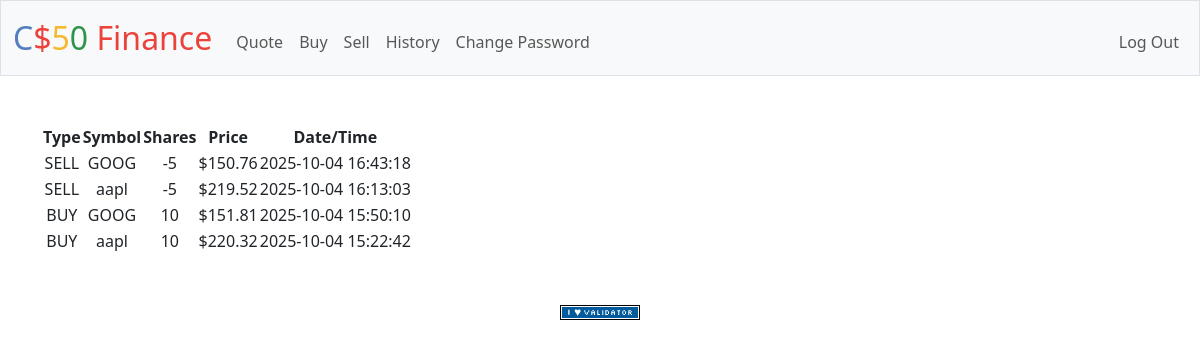
Screenshot of /history (signed in) with the database file from the repository.
### tables this page shows
CREATE TABLE transactions (
    id INTEGER PRIMARY KEY AUTOINCREMENT,
    user_id INTEGER,
    symbol TEXT,
    shares INTEGER,
    price NUMERIC,
    total_price NUMERIC,
    date_time DATETIME,
    FOREIGN KEY (user_id) REFERENCES users(id)
);

### app.py (the view)
@app.route("/history")
@login_required
def history():
    user_id = session["user_id"]
    transactions = db.execute(
        "SELECT symbol, shares, price, date_time FROM transactions WHERE user_id = ? ORDER BY date_time DESC",
        user_id
    )
    history_data = []
    for tx in transactions:
        history_data.append({
            "symbol": tx["symbol"],
            "shares": tx["shares"],
            "price": tx["price"],
            "date_time": tx["date_time"],
            "type": "BUY" if tx["shares"] > 0 else "SELL"
        })
    return render_template("history.html", transactions=history_data)

### app.py (called while the page is built)
@app.after_request
def after_request(response):
    response.headers["Cache-Control"] = "no-cache, no-store, must-revalidate"
    response.headers["Expires"] = 0
    response.headers["Pragma"] = "no-cache"
    return response

### helpers.py (called while the page is built)
def login_required(f):
    @wraps(f)
    def decorated_function(*args, **kwargs):
        if session.get("user_id") is None:
            return redirect("/login")
        return f(*args, **kwargs)
    return decorated_function

def usd(value):
    return f"${value:,.2f}"

### templates/history.html (shortened to what this page needs)
{% extends "layout.html" %}
{% block main %}
    <table>
        <thead>
            <tr>
                <th>Type</th>
                <th>Symbol</th>
                <th>Shares</th>
                <th>Price</th>
                <th>Date/Time</th>
            </tr>
        </thead>
        <tbody>
            {% for tx in transactions %}
            <tr>
                <td>{{ tx.type }}</td>
                <td>{{ tx.symbol }}</td>
                <td>{{ tx.shares }}</td>
                <td>{{ tx.price | usd }}</td>
                <td>{{ tx.date_time }}</td>
            </tr>
            {% endfor %}
        </tbody>
    </table>
{% endblock %}

### templates/layout.html (shortened to what this page needs)
<!DOCTYPE html>
<html lang="en">
    <head>
        <link href="https://cdn.jsdelivr.net/npm/bootstrap@5.3.3/dist/css/bootstrap.min.css" rel="stylesheet">
        <link href="/static/styles.css" rel="stylesheet">
    </head>
    <body>
        <nav class="bg-light border navbar navbar-expand-md navbar-light">
            <div class="container-fluid">
                <a class="navbar-brand" href="/"><span class="blue">C</span><span class="red">$</span><span class="yellow">5</span><span class="green">0</span> <span class="red">Finance</span></a>
                <div class="collapse navbar-collapse" id="navbar">
                    {% if session["user_id"] %}
                        <ul class="navbar-nav me-auto mt-2">
                            <li class="nav-item"><a class="nav-link" href="/quote">Quote</a></li>
                            <li class="nav-item"><a class="nav-link" href="/buy">Buy</a></li>
                            <li class="nav-item"><a class="nav-link" href="/sell">Sell</a></li>
                            <li class="nav-item"><a class="nav-link" href="/history">History</a></li>
                            <li class="nav-item"><a class="nav-link" href="/changepassword">Change Password</a></li>
                        </ul>
                        <ul class="navbar-nav ms-auto mt-2">
                            <li class="nav-item"><a class="nav-link" href="/logout">Log Out</a></li>
                        </ul>
                    {% else %}
                        <ul class="navbar-nav ms-auto mt-2">
                            <li class="nav-item"><a class="nav-link" href="/register">Register</a></li>
                            <li class="nav-item"><a class="nav-link" href="/login">Log In</a></li>
                        </ul>
                    {% endif %}
                </div>
            </div>
        </nav>
        <main class="container py-5 text-center">
            {% block main %}{% endblock %}
        </main>
        <footer class="mb-5">
            <form action="https://validator.w3.org/check" class="text-center" enctype="multipart/form-data" method="post" target="_blank">
                <input alt="Validate" src="/static/I_heart_validator.png" type="image">
            </form>
        </footer>
    </body>
</html>

### static/styles.css (style rules this page uses)
nav .navbar-brand { font-size: xx-large; }
nav .navbar-brand .blue { color: #537fbe; }
nav .navbar-brand .red { color: #ea433b; }
nav .navbar-brand .yellow { color: #f5b82e; }
nav .navbar-brand .green { color: #2e944b; }

### rows the page displays
transactions: type "SELL", symbol "GOOG", shares "-5", price "$150.76", date_time "2025-10-04 16:43:18"
transactions: type "SELL", symbol "aapl", shares "-5", price "$219.52", date_time "2025-10-04 16:13:03"
transactions: type "BUY", symbol "GOOG", shares "10", price "$151.81", date_time "2025-10-04 15:50:10"
transactions: type "BUY", symbol "aapl", shares "10", price "$220.32", date_time "2025-10-04 15:22:42"
